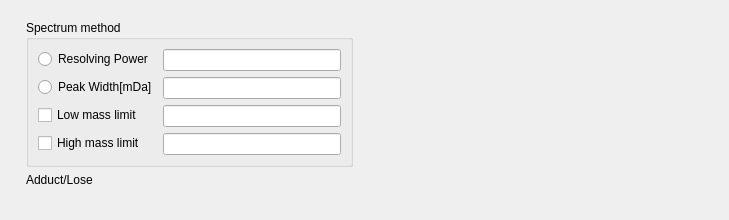
<?xml version="1.0" encoding="UTF-8"?>
<ui version="4.0">
 <class>TargetForm</class>
 <widget class="QWidget" name="TargetForm">
  <property name="geometry">
   <rect>
    <x>0</x>
    <y>0</y>
    <width>729</width>
    <height>220</height>
   </rect>
  </property>
  <property name="windowTitle">
   <string>Form</string>
  </property>
  <layout class="QHBoxLayout" name="horizontalLayout_2">
   <item>
    <layout class="QHBoxLayout" name="horizontalLayout">
     <item>
      <widget class="QWidget" name="widget" native="true">
       <property name="minimumSize">
        <size>
         <width>200</width>
         <height>0</height>
        </size>
       </property>
       <layout class="QFormLayout" name="formLayout">
        <property name="fieldGrowthPolicy">
         <enum>QFormLayout::AllNonFixedFieldsGrow</enum>
        </property>
        <item row="0" column="0">
         <layout class="QGridLayout" name="gridLayout"/>
        </item>
        <item row="0" column="1">
         <widget class="QGroupBox" name="groupBox">
          <property name="title">
           <string>Spectrum method</string>
          </property>
          <layout class="QFormLayout" name="formLayout_2">
           <item row="0" column="0">
            <widget class="QRadioButton" name="radioButton">
             <property name="text">
              <string>Resolving Power</string>
             </property>
            </widget>
           </item>
           <item row="0" column="1">
            <widget class="QLineEdit" name="lineEdit"/>
           </item>
           <item row="1" column="0">
            <widget class="QRadioButton" name="radioButton_2">
             <property name="text">
              <string>Peak Width[mDa]</string>
             </property>
            </widget>
           </item>
           <item row="1" column="1">
            <widget class="QLineEdit" name="lineEdit_2"/>
           </item>
           <item row="2" column="0">
            <widget class="QCheckBox" name="checkBox">
             <property name="text">
              <string>Low mass limit</string>
             </property>
            </widget>
           </item>
           <item row="2" column="1">
            <widget class="QLineEdit" name="lineEdit_3"/>
           </item>
           <item row="3" column="0">
            <widget class="QCheckBox" name="checkBox_2">
             <property name="text">
              <string>High mass limit</string>
             </property>
            </widget>
           </item>
           <item row="3" column="1">
            <widget class="QLineEdit" name="lineEdit_4"/>
           </item>
          </layout>
         </widget>
        </item>
        <item row="1" column="1">
         <widget class="QLabel" name="label">
          <property name="text">
           <string>Adduct/Lose</string>
          </property>
         </widget>
        </item>
        <item row="2" column="1">
         <widget class="QStackedWidget" name="stackedWidget_2">
          <property name="currentIndex">
           <number>1</number>
          </property>
          <widget class="QWidget" name="page_3"/>
          <widget class="QWidget" name="page_4"/>
         </widget>
        </item>
       </layout>
      </widget>
     </item>
     <item>
      <widget class="QStackedWidget" name="stackedWidget">
       <widget class="QWidget" name="page"/>
       <widget class="QWidget" name="page_2"/>
      </widget>
     </item>
    </layout>
   </item>
  </layout>
 </widget>
 <resources/>
 <connections/>
</ui>
